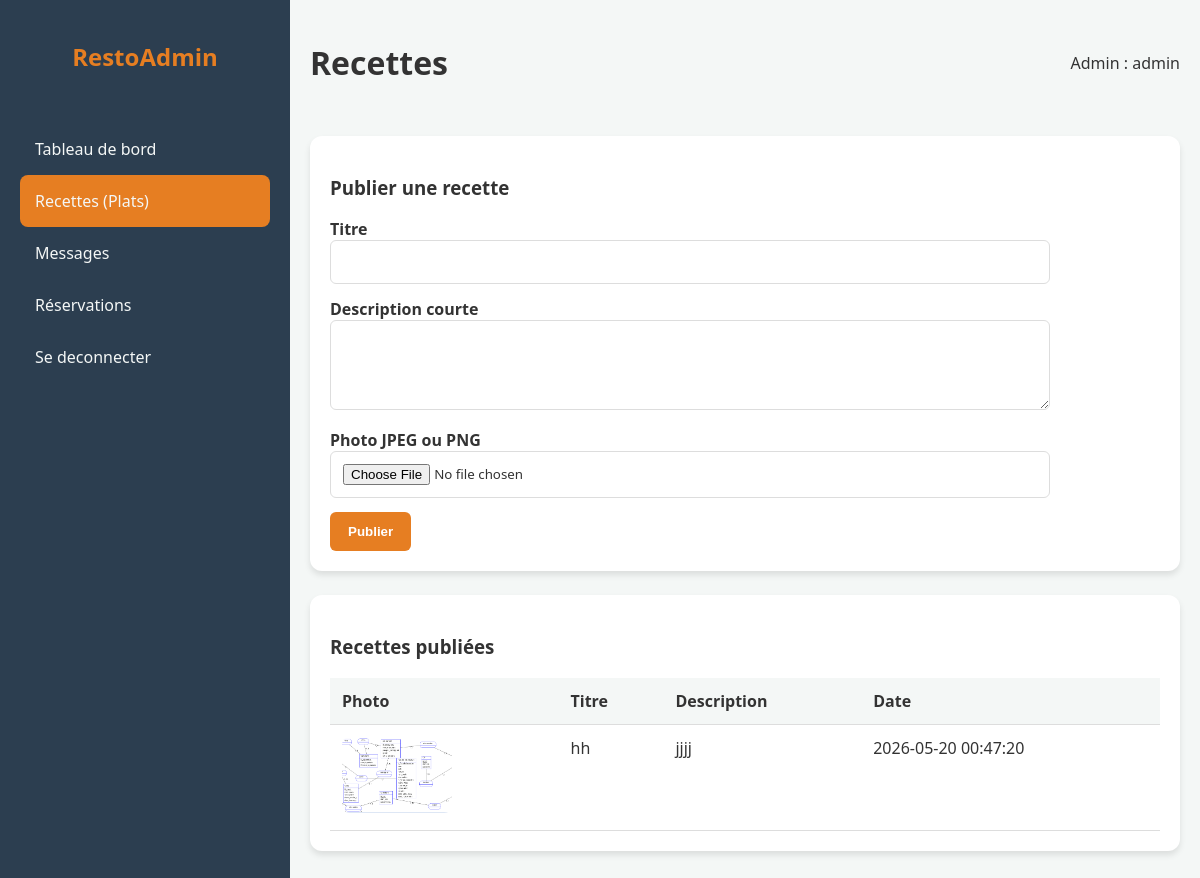
Page /admin/recettes.php (signed in) on the committed database.
### tables this page shows
CREATE TABLE `recettes` (
  `id` int(11) NOT NULL,
  `titre` varchar(150) NOT NULL,
  `description` varchar(255) NOT NULL,
  `image` varchar(255) NOT NULL,
  `date_publication` datetime NOT NULL DEFAULT current_timestamp()
);

### admin/recettes.php (the view, shortened to what this page needs)
<?php
require '../connexion_db/connexion.php';
$message = "";
$recettes = [];
$requete = $connexion->query("SELECT titre, description, image, date_publication FROM recettes ORDER BY date_publication DESC");
if ($requete) {
    $recettes = $requete->fetchAll(PDO::FETCH_ASSOC);
} elseif ($message === '') {
    $message = "La table recettes n'existe pas encore. Exécutez la requête SQL fournie.";
    $message_type = "error";
}
?>
<!DOCTYPE html>
<html lang="fr">
<head>
</head>
<body>
    <div class="sidebar">
        <h2>RestoAdmin</h2>
        <ul class="nav-links">
            <a href="index.php"><li>Tableau de bord</li></a>
            <a href="recettes.php"><li class="active">Recettes (Plats)</li></a>
            <a href="messages.php"><li>Messages</li></a>
            <a href="reservations.php"><li>Réservations</li></a>
            <a href="deconnexion.php"><li>Se deconnecter</li></a>
        </ul>
    </div>
    <div class="main-content">
        <div class="header">
            <h1>Recettes</h1>
            <div class="user-info">Admin : <?= htmlspecialchars($_SESSION['admin']) ?></div>
        </div>
        <div class="panel">
            <h3>Publier une recette</h3>
            <form action="" method="POST" enctype="multipart/form-data">
                <div>
                    <label for="titre">Titre</label>
                    <input type="text" name="titre" id="titre" maxlength="150" required>
                </div>
                <div>
                    <label for="description">Description courte</label>
                    <textarea name="description" id="description" maxlength="255" required></textarea>
                </div>
                <div>
                    <label for="photo">Photo JPEG ou PNG</label>
                    <input type="file" name="photo" id="photo" accept="image/jpeg,image/png" required>
                </div>
                <button type="submit">Publier</button>
            </form>
        </div>
        <div class="panel">
            <h3>Recettes publiées</h3>
            <table>
                <thead>
                    <tr>
                        <th>Photo</th>
                        <th>Titre</th>
                        <th>Description</th>
                        <th>Date</th>
                    </tr>
                </thead>
                <tbody>
                    <?php if (count($recettes) > 0): ?>
                        <?php foreach ($recettes as $recette): ?>
                            <tr>
                                <td><img src="../<?= htmlspecialchars($recette['image']) ?>" alt="<?= htmlspecialchars($recette['titre']) ?>" class="thumb"></td>
                                <td><?= htmlspecialchars($recette['titre']) ?></td>
                                <td><?= htmlspecialchars($recette['description']) ?></td>
                                <td><?= htmlspecialchars($recette['date_publication']) ?></td>
                            </tr>
                        <?php endforeach; ?>
                    <?php else: ?>
                        <tr>
                            <td class="empty" colspan="4">Aucune recette publiée.</td>
                        </tr>
                    <?php endif; ?>
                </tbody>
            </table>
        </div>
    </div>
</body>
</html>

### admin/recettes.php (style rules this page uses)
:root { --primary: #e67e22; --dark: #2c3e50; --light: #f4f7f6; --white: #ffffff; --text: #333; }
body { font-family: 'Segoe UI', Tahoma, Geneva, Verdana, sans-serif; margin: 0; display: flex; min-height: 100vh; background-color: var(--light); color: var(--text); }
.sidebar { width: 250px; background-color: var(--dark); color: var(--white); display: flex; flex-direction: column; padding: 20px; }
.sidebar h2 { text-align: center; color: var(--primary); }
.nav-links { list-style: none; padding: 0; margin-top: 30px; }
.nav-links li { padding: 15px; cursor: pointer; transition: 0.3s; border-radius: 8px; }
.nav-links li:hover, .nav-links .active { background-color: var(--primary); }
.main-content { flex-grow: 1; overflow-y: auto; padding: 20px; }
.header { display: flex; justify-content: space-between; align-items: center; margin-bottom: 30px; }
.panel { background: var(--white); padding: 20px; border-radius: 12px; box-shadow: 0 4px 6px rgba(0,0,0,0.1); margin-bottom: 24px; }
form { display: grid; gap: 14px; max-width: 720px; }
label { font-weight: 600; }
input, textarea { width: 100%; padding: 12px; border: 1px solid #ddd; border-radius: 6px; font-family: inherit; box-sizing: border-box; }
textarea { min-height: 90px; resize: vertical; }
button { width: fit-content; border: 0; background: var(--primary); color: var(--white); padding: 12px 18px; border-radius: 6px; font-weight: bold; cursor: pointer; }
table { width: 100%; border-collapse: collapse; }
th, td { text-align: left; vertical-align: top; padding: 12px; border-bottom: 1px solid #ddd; }
th { background-color: var(--light); }
.thumb { width: 110px; height: 76px; object-fit: cover; border-radius: 8px; }
a { text-decoration: none; color: var(--light); }

### rows in the picture
recettes: image (picture), titre "hh", description "jjjj", date_publication "2026-05-20 00:47:20"

### other values in the picture
$_SESSION['admin'] "admin"
